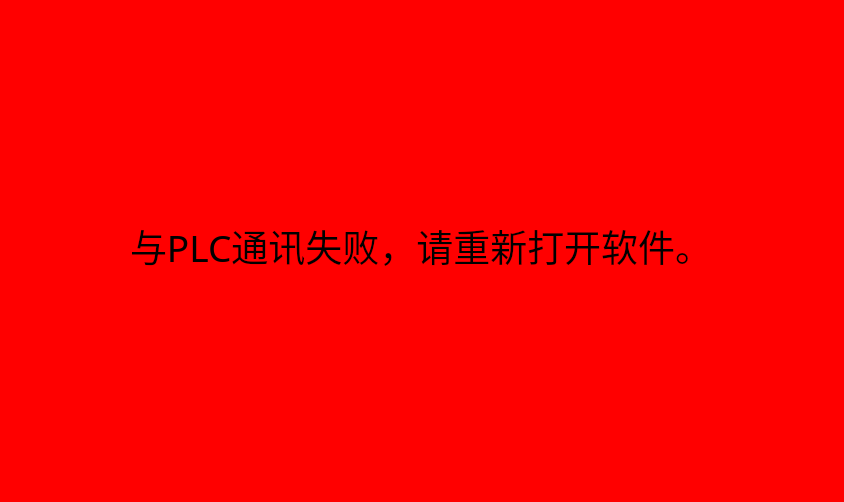
<?xml version="1.0" encoding="UTF-8"?>
<ui version="4.0">
 <class>Communicationerror</class>
 <widget class="QWidget" name="Communicationerror">
  <property name="geometry">
   <rect>
    <x>0</x>
    <y>0</y>
    <width>844</width>
    <height>502</height>
   </rect>
  </property>
  <property name="windowTitle">
   <string>Form</string>
  </property>
  <property name="styleSheet">
   <string notr="true">background-color: rgb(255, 0, 0);</string>
  </property>
  <widget class="QLabel" name="label">
   <property name="geometry">
    <rect>
     <x>130</x>
     <y>80</y>
     <width>621</width>
     <height>331</height>
    </rect>
   </property>
   <property name="font">
    <font>
     <family>微软雅黑</family>
     <pointsize>28</pointsize>
    </font>
   </property>
   <property name="text">
    <string>与PLC通讯失败，请重新打开软件。</string>
   </property>
  </widget>
 </widget>
 <resources/>
 <connections/>
</ui>
